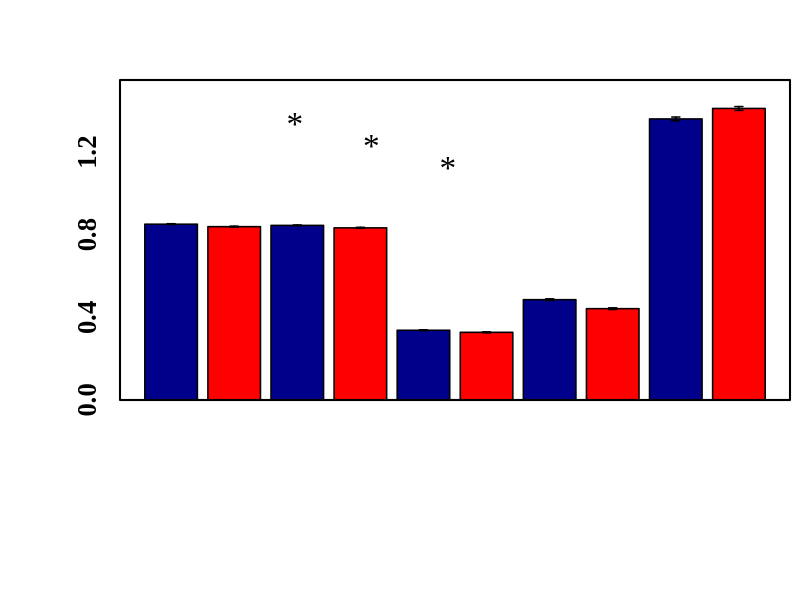

Generate this figure with R:
score = c(0.851621105, 0.839605818, 0.845744976, 0.834017689, 0.337927646, 0.327810746, 0.48611109, 0.442489473, 1.361605621, 1.412194771)

SEM = c(0.067851497, 0.074753027, 0.068367539, 0.075172215, 0.061534777, 0.060923599, 0.125431417, 0.124853967, 0.283420526, 0.291526073)

SEM = SEM / sqrt(1003)

EM = c("AUC Judd", "", "AUC Borji","", "SIM","", "CC","", "KL","")
f = c("DarkBlue","Red","DarkBlue","Red","DarkBlue","Red","DarkBlue","Red","DarkBlue","Red")

quartzFonts(avenir = c("Times New Roman Regular", "Times New Roman Bold", "Times New Roman Italic", "Times New Roman Bold Italic"))

par(family = 'Times New Roman', mai = c(2,1.2,.8,.1))

opar <- par(lwd = 1.5)

h = barplot(score, xpd = FALSE, ylim = c(0,1.55), col = f, tick = FALSE, cex.axis = 1.6, cex.lab = 2.5, cex.name = 1.3, font.axis = 2)
arrows(x0 = h, y0 = score + SEM, x1 = h, y1 = score - SEM, angle = 90, code = 3, length = .04, ylim = c(0,0.7), xpd = FALSE)
box(lty = "solid", col = 'black',lwd = 2)

usr = par("usr")
text(usr[1], usr[4], "*", adj = c(-9.8,2.5), cex = 2)
text(usr[1], usr[4], "*", adj = c(-14.3,3.5), cex = 2)
text(usr[1], usr[4], "*", adj = c(-18.8,4.5), cex = 2)
